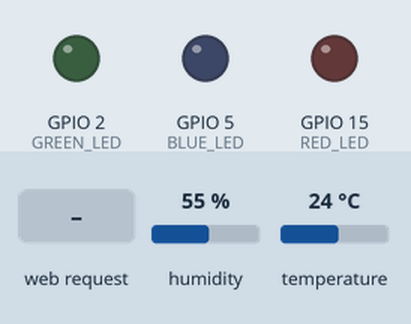
Recording of a sketch running on a simulated ESP32. On the bench: output pins drawn as LEDs (lit = HIGH). Inputs (shaded band) come from the test bench; at power-on: humidity 55 %, temperature 24 °C. WiFi joins after 1.5 s; servers stay silent unless stated; network time is answered at once with the bench clock; the local clock reads 2024-03-15 10:24:30 at power-on unless the sketch sets it; what the sketch prints to the serial monitor is not drawn.

Above: at 3.2 s.
3.3 s: HTTP request GET / received
At 4.7 s:
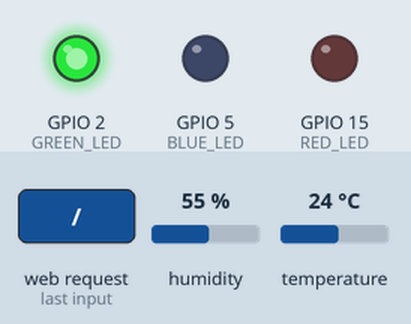
Timing chart, 0 to 6.3 s (numbered marks = the images above; inputs shaded):
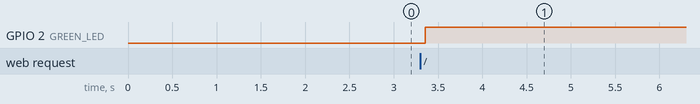

Measured:
- after the input at 3.3 s, GPIO 2 (GREEN_LED): LOW → HIGH after 0.06 s

The sketch:

main.ino
```cpp
#include <WiFi.h>
#include <ESPAsyncWebServer.h>
#include <DHT.h>
#include <NTPClient.h>
#include <WiFiUdp.h>

#define DHTPIN 4
#define DHTTYPE DHT11
#define RED_LED 15
#define GREEN_LED 2
#define BLUE_LED 5
#define LDRPIN 34

const char* ssid = "Your_SSID";
const char* password = "Your_PASSWORD";

DHT dht(DHTPIN, DHTTYPE);
AsyncWebServer server(80);
WiFiUDP ntpUDP;
NTPClient timeClient(ntpUDP, "pool.ntp.org", 19800, 60000); // IST offset

String getWeatherCondition(float hum, int light) {
  if (light > 700 && hum < 50) return "Sunny";
  else if (light > 300 && hum < 70) return "Cloudy";
  else return "Rainy";
}

void setup() {
  Serial.begin(115200);
  dht.begin();
  pinMode(RED_LED, OUTPUT);
  pinMode(GREEN_LED, OUTPUT);
  pinMode(BLUE_LED, OUTPUT);
  WiFi.begin(ssid, password);
  while (WiFi.status() != WL_CONNECTED) delay(1000);
  Serial.println("WiFi connected");
  timeClient.begin();

  server.on("/", HTTP_GET, [](AsyncWebServerRequest *request){
    float temp = dht.readTemperature();
    float hum = dht.readHumidity();
    int light = analogRead(LDRPIN);
    timeClient.update();
    String currentTime = timeClient.getFormattedTime();
    String weather = getWeatherCondition(hum, light);

    digitalWrite(RED_LED, weather == "Sunny");
    digitalWrite(GREEN_LED, weather == "Cloudy");
    digitalWrite(BLUE_LED, weather == "Rainy");

    String html = R"rawliteral(
      <!DOCTYPE html><html><head><title>Weather Monitor</title>
      <style>body{font-family:Arial;text-align:center;background:#f0f0f0;}
      .card{background:white;padding:20px;margin:20px auto;width:300px;
      border-radius:10px;box-shadow:0 0 10px #aaa;}</style></head><body>
      <h1>🌤️ Weather Dashboard</h1><div class="card">
      <p><strong>Date & Time:</strong> %TIME%</p>
      <p><strong>Temperature:</strong> %TEMP% °C</p>
      <p><strong>Humidity:</strong> %HUM% %</p>
      <p><strong>Light Level:</strong> %LIGHT%</p>
      <p><strong>Condition:</strong> %WEATHER%</p></div></body></html>
    )rawliteral";

    html.replace("%TIME%", currentTime);
    html.replace("%TEMP%", String(temp));
    html.replace("%HUM%", String(hum));
    html.replace("%LIGHT%", String(light));
    html.replace("%WEATHER%", weather);
    request->send(200, "text/html", html);
  });

  server.begin();
}

void loop() {
  // Nothing needed here — everything runs in server callbacks
}
```
